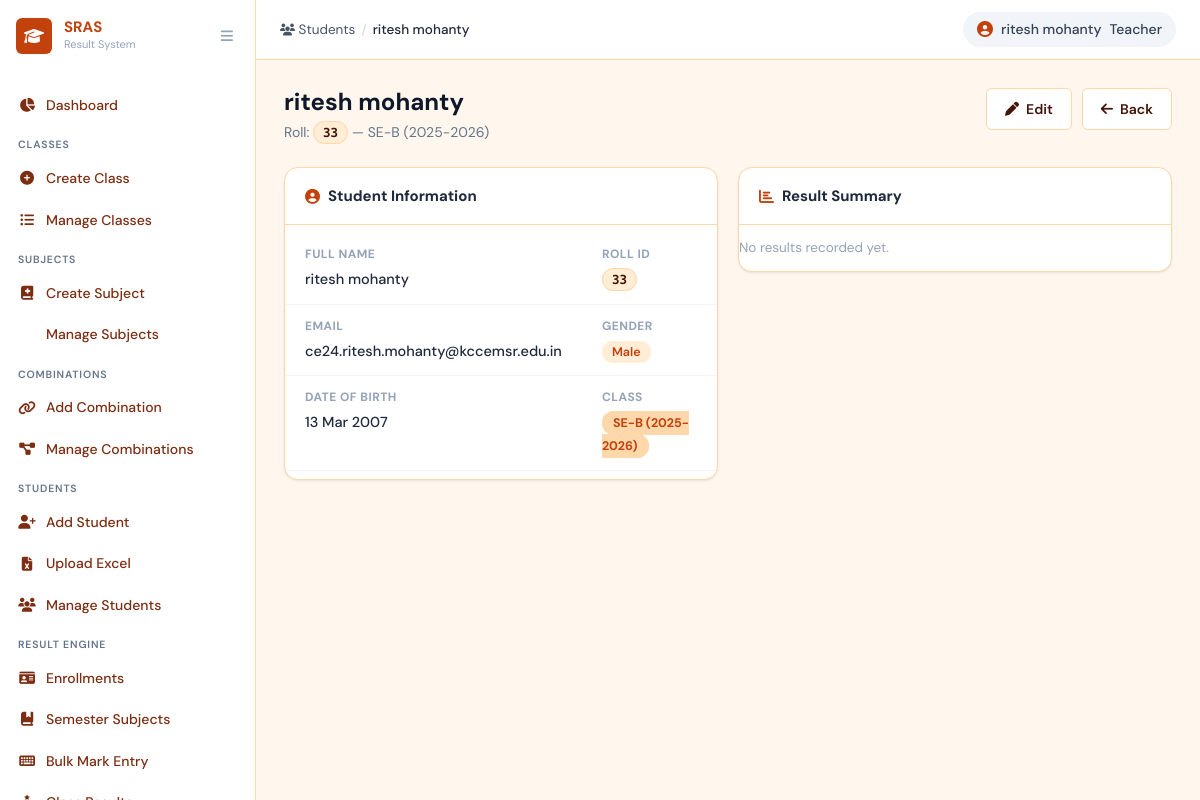
Screenshot of /students/1/ (signed in) with the database file from the repository.
### core/models.py (models this page shows, shortened)
class Student(models.Model):
    GENDER_CHOICES = [('Male', 'Male'), ('Female', 'Female'), ('Other', 'Other')]
    name          = models.CharField(max_length=150, verbose_name='Full Name')
    email         = models.EmailField(blank=True, verbose_name='Email Address')
    gender        = models.CharField(max_length=10, choices=GENDER_CHOICES, verbose_name='Gender')
    date_of_birth = models.DateField(null=True, blank=True, verbose_name='Date of Birth')
    created_at    = models.DateTimeField(auto_now_add=True)
    updated_at    = models.DateTimeField(auto_now=True)
    class Meta:
        ordering = ['name']
        verbose_name = 'Student'
        verbose_name_plural = 'Students'
    @property
    def current_enrollment(self):
        return self.enrollments.select_related('student_class').order_by('-academic_year').first()
    @property
    def roll_id(self):
        enr = self.current_enrollment
        return enr.roll_id if enr else ''
    @property
    def student_class(self):
        enr = self.current_enrollment
        return enr.student_class if enr else None

class Enrollment(models.Model):
    student       = models.ForeignKey(Student, on_delete=models.CASCADE,
                                       related_name='enrollments', verbose_name='Student')
    student_class = models.ForeignKey(StudentClass, on_delete=models.CASCADE,
                                       related_name='enrollments', verbose_name='Class')
    academic_year = models.CharField(max_length=10, verbose_name='Academic Year',
                                      help_text='e.g. 2024-25')
    roll_id       = models.CharField(max_length=30, verbose_name='Roll ID')
    created_at    = models.DateTimeField(auto_now_add=True)
    updated_at    = models.DateTimeField(auto_now=True)
    class Meta:
        verbose_name = 'Enrollment'
        verbose_name_plural = 'Enrollments'
        ordering = ['academic_year', 'roll_id']
        constraints = [
            models.UniqueConstraint(fields=['student', 'academic_year'],
                                    name='unique_student_per_year'),
            models.UniqueConstraint(fields=['student_class', 'academic_year', 'roll_id'],
                                    name='unique_roll_in_class_year'),
        ]
        indexes = [
            models.Index(fields=['student_class', 'academic_year']),
            models.Index(fields=['academic_year', 'roll_id']),
        ]

class StudentClass(models.Model):
    CLASS_YEAR_CHOICES = [
        ('FE', 'First Year (FE)'), ('SE', 'Second Year (SE)'),
        ('TE', 'Third Year (TE)'), ('BE', 'Fourth Year (BE)'),
    ]
    class_year    = models.CharField(max_length=2, choices=CLASS_YEAR_CHOICES, verbose_name='Class Year')
    section       = models.CharField(max_length=5, verbose_name='Section', help_text='e.g. A, B, C')
    academic_year = models.CharField(max_length=10, verbose_name='Academic Year', help_text='e.g. 2024-25')
    created_at    = models.DateTimeField(auto_now_add=True)
    updated_at    = models.DateTimeField(auto_now=True)
    class Meta:
        unique_together = ('class_year', 'section', 'academic_year')
        ordering = ['class_year', 'section', 'academic_year']
        verbose_name = 'Student Class'
        verbose_name_plural = 'Student Classes'
    def __str__(self):
        return f"{self.class_year}-{self.section} ({self.academic_year})"

### core/views.py (the view)
    def wrapper(request, *args, **kwargs):
        if not _get_current_teacher(request):
            messages.error(request, 'You must be logged in as a teacher.')
            return redirect('login')
        return view_func(request, *args, **kwargs)

### core/views.py (called while the page is built)
def _get_current_teacher(request):
    if request.session.get('user_type') != 'teacher':
        return None
    return Teacher.objects.filter(pk=request.session.get('user_id'), is_active=True).first()

def teacher_required(view_func):
    def wrapper(request, *args, **kwargs):
        if not _get_current_teacher(request):
            messages.error(request, 'You must be logged in as a teacher.')
            return redirect('login')
        return view_func(request, *args, **kwargs)
    wrapper.__name__ = view_func.__name__
    return wrapper

@teacher_required
def student_detail(request, pk):
    student    = get_object_or_404(Student, pk=pk)
    enrollment = student.current_enrollment
    legacy_results = Result.objects.filter(student=student).select_related('subject')
    total     = sum(r.total_marks for r in legacy_results)
    max_total = len(legacy_results) * 100
    context = {
        'student':    student,
        'enrollment': enrollment,
        'results':    legacy_results,
        'total':      total,
        'max_total':  max_total,
        'percentage': round((total / max_total * 100), 2) if max_total else 0,
    }
    return render(request, 'core/student_detail.html', context)

### core/templates/core/student_detail.html (shortened to what this page needs)
{% extends 'core/base.html' %}
{% block breadcrumb %}
<span class="breadcrumb-item"><a href="{% url 'student_list' %}"><i class="fas fa-users"></i> Students</a></span>
<span class="breadcrumb-sep">/</span>
<span class="breadcrumb-item active">{{ student.name }}</span>
{% endblock %}
{% block content %}
<div class="page-header">
  <div>
    <h1 class="page-title">{{ student.name }}</h1>
    <p class="page-subtitle">
      {% if student.current_enrollment %}
        Roll: <span class="badge-roll">{{ student.roll_id }}</span>
        &mdash; {{ student.student_class }}
      {% else %}
        <span class="text-muted">No active enrollment</span>
      {% endif %}
    </p>
  </div>
  <div class="header-actions">
    <a href="{% url 'student_edit' student.pk %}" class="btn btn-outline"><i class="fas fa-pen"></i> Edit</a>
    <a href="{% url 'student_list' %}" class="btn btn-outline"><i class="fas fa-arrow-left"></i> Back</a>
  </div>
</div>
<div class="section-row">
  <div class="section-card flex-1">
    <div class="card-header"><h2 class="card-title"><i class="fas fa-circle-user"></i> Student Information</h2></div>
    <div class="info-grid">
      <div class="info-item"><span class="info-label">Full Name</span><span class="info-value">{{ student.name }}</span></div>
      <div class="info-item"><span class="info-label">Roll ID</span><span class="info-value"><span class="badge-roll">{{ student.roll_id }}</span></span></div>
      <div class="info-item"><span class="info-label">Email</span><span class="info-value">{{ student.email|default:"Not provided" }}</span></div>
      <div class="info-item"><span class="info-label">Gender</span><span class="info-value"><span class="gender-badge gender-{{ student.gender|lower }}">{{ student.gender }}</span></span></div>
      <div class="info-item"><span class="info-label">Date of Birth</span><span class="info-value">{{ student.date_of_birth|date:"d M Y"|default:"Not provided" }}</span></div>
      <div class="info-item"><span class="info-label">Class</span><span class="info-value"><span class="badge-class-sm">{{ student.student_class }}</span></span></div>
    </div>
  </div>
  <div class="section-card flex-1">
    <div class="card-header"><h2 class="card-title"><i class="fas fa-chart-bar"></i> Result Summary</h2></div>
    {% if results %}
    <div class="result-summary">
      <div class="result-summary-stat">
        <span class="rs-num">{{ results|length }}</span>
        <span class="rs-label">Subjects</span>
      </div>
      <div class="result-summary-stat">
        <span class="rs-num">{{ total }}</span>
        <span class="rs-label">Total Marks</span>
      </div>
      <div class="result-summary-stat">
        <span class="rs-num">{{ percentage }}%</span>
        <span class="rs-label">Overall %</span>
      </div>
    </div>
    {% else %}
    <p class="empty-state-sm">No results recorded yet.</p>
    {% endif %}
  </div>
</div>
{% endblock %}

### static/css/main.css (style rules this page uses)
*, *::before, *::after { box-sizing: border-box; margin: 0; padding: 0; }
:root { --primary: #c2410c; --accent: #fb923c; --background: #fff7ed; --card: #ffffff; --text: #431407; --border: #fed7aa; --hover: #ffedd5; --muted: #7c2d12; --blue-50: var(--hover); --blue-100: var(--border); --blue-500: var(--primary); --blue-600: var(--primary); --blue-700: var(--text); --blue-800: var(--text); --green-100: #dcfce7; --green-500: #22c55e; --green-600: #16a34a; --red-100: #fee2e2; --red-500: #ef4444; --red-600: #dc2626; --orange-100: #ffedd5; --orange-500: #f97316; --purple-100: var(--hover); --purple-500: var(--primary); --purple-600: var(--primary); --teal-100: #ccfbf1; --teal-500: #14b8a6; --yellow-100: #fef9c3; --yellow-600: #ca8a04; --gray-50: #f8fafc; --gray-100: #f1f5f9; --gray-200: #e2e8f0; --gray-300: #cbd5e1; --gray-400: #94a3b8; --gray-500: #64748b; --gray-600: #475569; --gray-700: #334155; --gray-800: #1e293b; --gray-900: #0f172a; --sidebar-w: 256px; --sidebar-collapsed: 72px; --topbar-h: 60px; --radius-sm: 6px; --radius: 10px; --radius-lg: 14px; --radius-xl: 20px; --shadow-sm: 0 1px 3px rgba(0,0,0,0.06), 0 1px 2px rgba(0,0,0,0.04); --shadow: 0 4px 12px rgba(0,0,0,0.08), 0 2px 4px rgba(0,0,0,0.04); --shadow-lg: 0 10px 30px rgba(0,0,0,0.1), 0 4px 8px rgba(0,0,0,0.06); --shadow-blue: 0 4px 15px rgba(194,65,12,0.25); --font: 'DM Sans', system-ui, sans-serif; --font-mono: 'DM Mono', monospace; }
html { font-size: 15px; }
body { font-family: var(--font); color: var(--text); background: var(--background); line-height: 1.6; }
a { color: var(--primary); text-decoration: none; }
.app-layout { display: flex; min-height: 100vh; }
.breadcrumb-item a { color: var(--gray-600); }
.breadcrumb-item.active { color: var(--gray-800); font-weight: 500; }
.breadcrumb-item i { font-size: 12px; }
.breadcrumb-sep { color: var(--gray-300); }
.page-header { display: flex; align-items: flex-start; justify-content: space-between; margin-bottom: 24px; gap: 16px; }
.page-title { font-size: 24px; font-weight: 700; color: var(--gray-900); line-height: 1.2; }
.page-subtitle { font-size: 14px; color: var(--gray-500); margin-top: 4px; }
.header-actions { display: flex; gap: 10px; align-items: center; }
.btn { display: inline-flex; align-items: center; gap: 7px; padding: 9px 18px; border-radius: var(--radius-sm); font-size: 14px; font-weight: 600; font-family: var(--font); cursor: pointer; border: none; transition: all 0.15s ease; white-space: nowrap; text-decoration: none; }
.btn-outline { background: white; color: var(--text); border: 1px solid var(--border); }
.section-card { background: var(--card); border-radius: var(--radius-lg); border: 1px solid var(--border); box-shadow: var(--shadow-sm); margin-bottom: 20px; overflow: hidden; }
.section-row { display: flex; gap: 20px; margin-bottom: 20px; align-items: flex-start; }
.flex-1 { flex: 1; }
.card-header { display: flex; align-items: center; justify-content: space-between; padding: 16px 20px; border-bottom: 1px solid var(--border); }
.card-title { font-size: 15px; font-weight: 700; color: var(--gray-800); display: flex; align-items: center; gap: 8px; }
.card-title i { color: var(--primary); }
.badge-roll { background: var(--hover); color: var(--text); padding: 3px 9px; border-radius: 99px; font-size: 12.5px; font-weight: 600; font-family: var(--font-mono); border: 1px solid var(--border); }
.badge-class, .badge-class-sm { background: var(--border); color: var(--primary); padding: 3px 10px; border-radius: 99px; font-size: 12.5px; font-weight: 700; border: 1px solid var(--border); }
.gender-badge { padding: 3px 10px; border-radius: 99px; font-size: 12.5px; font-weight: 600; }
.gender-male { background: var(--hover); color: var(--primary); }
.empty-state-sm { color: var(--gray-400); font-size: 13.5px; padding: 12px 0; }
.info-grid { display: grid; grid-template-columns: 1fr 1fr; gap: 0; padding: 8px 0; }
.info-item { display: flex; flex-direction: column; padding: 12px 20px; border-bottom: 1px solid var(--gray-100); }
.info-label { font-size: 12px; font-weight: 700; text-transform: uppercase; letter-spacing: 0.04em; color: var(--gray-400); margin-bottom: 4px; }
.info-value { font-size: 14.5px; font-weight: 500; color: var(--gray-800); }

### rows the page displays
Student: name "ritesh mohanty", roll_id "33", student_class "SE-B (2025-2026)", email "ce24.ritesh.mohanty@kccemsr.edu.in", gender "Male", date_of_birth "13 Mar 2007"

### other values shown
{{ request.session.user_name|default:"Teacher" }} "ritesh mohanty"
